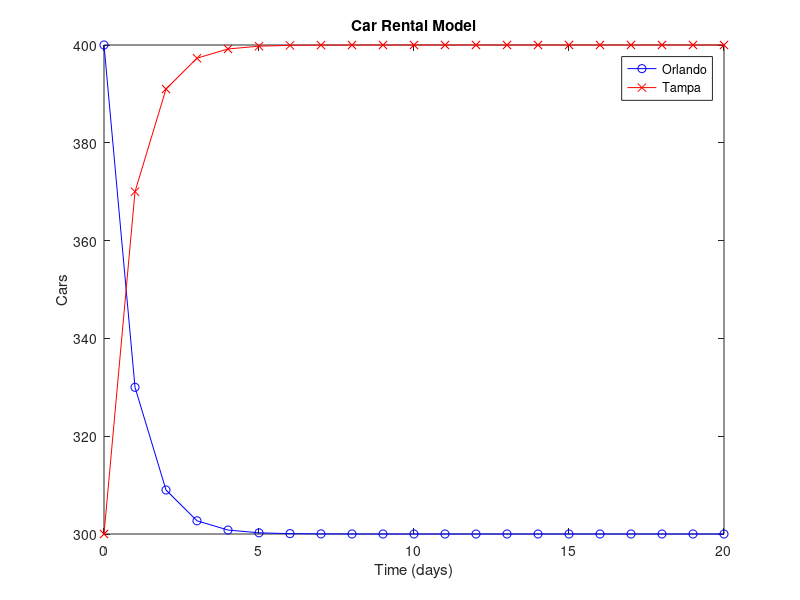

This chart was generated by the following MATLAB code:
% Solve the Orlando/Tampa car rental model.

% Define some parameters
N = 20; % number of iterations
x = zeros(2, N+1); % matrix of Orlando/Tampa fleet sizes over time
x(1,1) = 400; % initial Orlando fleet
x(2,1) = 300; % initial Tampa fleet
A = [0.6, 0.3; 0.4, 0.7]; % transition matrix

% Numerically solve the model
for i=1:N
    x(:,i+1) = A*x(:,i);
end

% Plot the results
figure
plot(0:N, x(1,:), "bo-", 0:N, x(2,:), "rx-")
xlabel("Time (days)")
ylabel("Cars")
title("Car Rental Model")
legend("Orlando", "Tampa")
